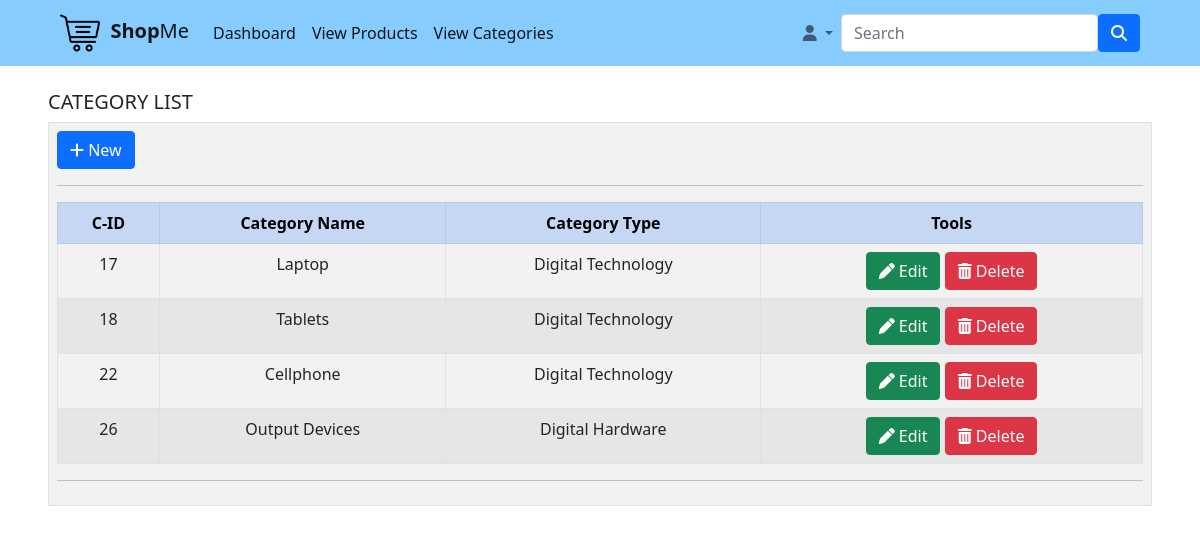
Screenshot of /Categories.php (signed in) with the database file from the repository.
### tables this page shows
CREATE TABLE `categories` (
  `category_ID` int(11) NOT NULL COMMENT 'Auto generated ID',
  `category_name` text NOT NULL COMMENT 'Product category',
  `category_type` text NOT NULL COMMENT 'Product Type'
);

### Categories.php (the view, shortened to what this page needs)
<?php
	if(isset($_SESSION['User_ID']) && isset($_SESSION['fullname'])){
?>
<!DOCTYPE html>
<html>
   <head>
   	<link rel="stylesheet" type="text/css" href="style/mystyle.css">
		<link href="https://cdn.jsdelivr.net/npm/bootstrap@5.1.3/dist/css/bootstrap.min.css" rel="stylesheet">
   </head>
   <body>
		<nav class="navbar sticky-top navbar-expand-lg navbar-light px-5">
		  <div class="container-fluid">
		    <a class="navbar-brand" href="adminHome.php"><img class="navImg" src="images/logoMain.png"/>&nbsp&nbsp<b>Shop</b>Me</a>
		    <div class="collapse navbar-collapse" id="navbarSupportedContent">
		      <ul class="navbar-nav me-auto mb-2 mb-lg-0">
		        <li class="nav-item">
		          <a class="nav-link active" aria-current="page" href="adminHome.php" >Dashboard</a>
		        </li>
		         <li class="nav-item">
		          	<a class="nav-link active" aria-current="page" href="Product.php" >View Products</a>
		        </li>
		        <li class="nav-item">
		          <a class="nav-link active" aria-current="page" href="Categories.php" >View Categories</a>
		        </li>
		      </ul>
		      	<ul class="navbar-nav nav nav-pills mb-2 mb-lg-0">
		        <li class="nav-item dropdown">
		          <a class="nav-link dropdown-toggle " id="navbarDropdown" role="button" data-bs-toggle="dropdown" aria-expanded="false">
		           	<b><i class="fas fa-user"></i></b>
		          </a>
		        </li>
		      </ul>
		      <form class="d-flex">
		        <input class="form-control mb-lg-0" type="search" placeholder="Search" aria-label="Search">
		        <button class="btn btn-primary" type="submit"><i class="fas fa-search"></i></button>
		      </form>
		    </div>
		  </div>
		</nav>
       <br>
<div class="px-5">
	<table class="table table-bordered table-xxl table-striped">
		<h5>CATEGORY LIST</h5>
	<td>
<button type="button" class="btn btn-primary " data-bs-toggle="modal" data-bs-target="#addCategory">
 <i class="fa fa-plus"></i> New
</button>
<hr>
	<table class="table table-bordered table-xxl table-striped" >
                <tr class="table-primary" align="center">
                		<th scope="col">C-ID</th>
	                  <th scope="col">Category Name</th>
	                  <th scope="col">Category Type</th>
	                  <th scope="col">Tools</th>
                </tr>
          <?php
  					include "db_conn.php";
			       $sql = "SELECT * FROM categories";
			       $stmt = $conn->prepare($sql);
			            	$stmt->execute();
			        foreach($stmt as $row){
	  			?>
		  			<tr align="center">
		  				<td><?php echo $row['category_ID']?></td>
		  				<td><?php echo $row['category_name']?></td>
		  				<td><?php echo $row['category_type']?></td>
		  				<td>
		  					<button type="button" class="btn btn-success editbtn"><i class="fa fa-pen"></i> Edit</button>
		  					<button type="button" class="btn btn-danger deletebtn"><i class="fa fa-trash"></i> Delete</button>
		  				</td>
		  			</tr>
	  			<?php
	  			}
	  			?>
              </table>
              <hr>
              </td>
            </table>
		</div>
   </body>
</html>
<?php }else{
	header("Location: login.php");
	exit;
	}
?>

### style/mystyle.css (style rules this page uses)
.navbar { background-color: #87CCFF; }
nav img { width: 40px; }

### rows the page displays
categories: category_ID "17", category_name "Laptop", category_type "Digital Technology"
categories: category_ID "18", category_name "Tablets", category_type "Digital Technology"
categories: category_ID "22", category_name "Cellphone", category_type "Digital Technology"
categories: category_ID "26", category_name "Output Devices", category_type "Digital Hardware"
